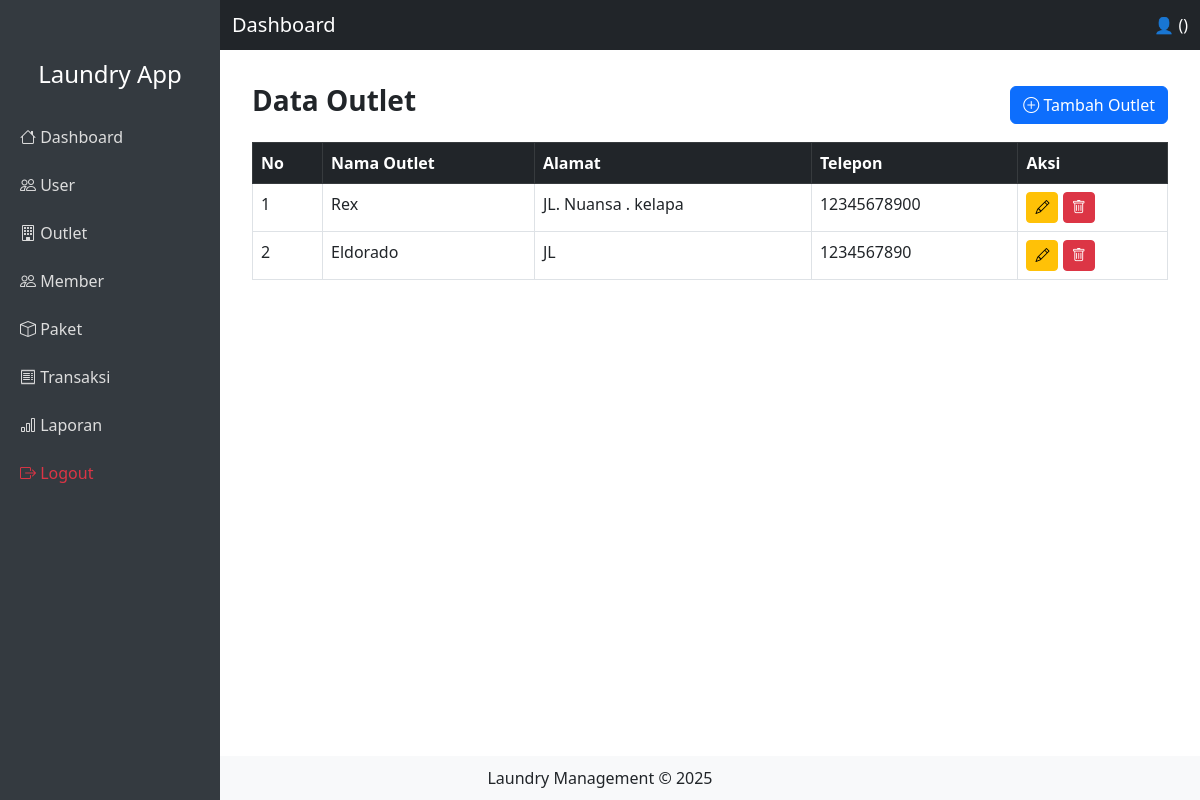
Screenshot of /pages/outlet/index.php with the database file from the repository.
### tables this page shows
CREATE TABLE `tb_outlet` (
  `id` int(11) NOT NULL,
  `nama_outlet` varchar(100) DEFAULT NULL,
  `alamat` text DEFAULT NULL,
  `tlp` varchar(15) DEFAULT NULL
);

### pages/outlet/index.php (the view)
<?php
include "../../template/header.php";
include "../../config/database.php";
$q = mysqli_query($conn, "SELECT * FROM tb_outlet");
?>
<div class="container-fluid mt-5 pt-3">
  <div class="d-flex justify-content-between align-items-center mb-3">
    <h3 class="fw-bold">Data Outlet</h3>
    <a href="add.php" class="btn btn-primary">
      <i class="bi bi-plus-circle"></i> Tambah Outlet
    </a>
  </div>
  <table class="table table-bordered table-hover">
    <thead class="table-dark">
      <tr>
        <th>No</th>
        <th>Nama Outlet</th>
        <th>Alamat</th>
        <th>Telepon</th>
        <th>Aksi</th>
      </tr>
    </thead>
    <tbody>
      <?php $no=1; while($row=mysqli_fetch_assoc($q)) { ?>
      <tr>
        <td><?= $no++; ?></td>
        <td><?= $row['nama_outlet'] ?? $row['nama']; ?></td>
        <td><?= $row['alamat']; ?></td>
        <td><?= $row['tlp']; ?></td>
        <td>
          <a href="edit.php?id=<?= $row['id']; ?>"
             class="btn btn-sm btn-warning">
             <i class="bi bi-pencil"></i>
          </a>
          <a href="delete.php?id=<?= $row['id']; ?>"
             class="btn btn-sm btn-danger"
             onclick="return confirm('Yakin hapus outlet ini?');">
             <i class="bi bi-trash"></i>
          </a>
        </td>
      </tr>
      <?php } ?>
    </tbody>
  </table>
</div>
<?php include "../../template/footer.php"; ?>

### template/header.php (style rules this page uses)
body { min-height: 100vh; display: flex; flex-direction: column; }

### rows the page displays
tb_outlet: nama_outlet "Rex", alamat "JL. Nuansa . kelapa", tlp "12345678900"
tb_outlet: nama_outlet "Eldorado", alamat "JL", tlp "1234567890"
